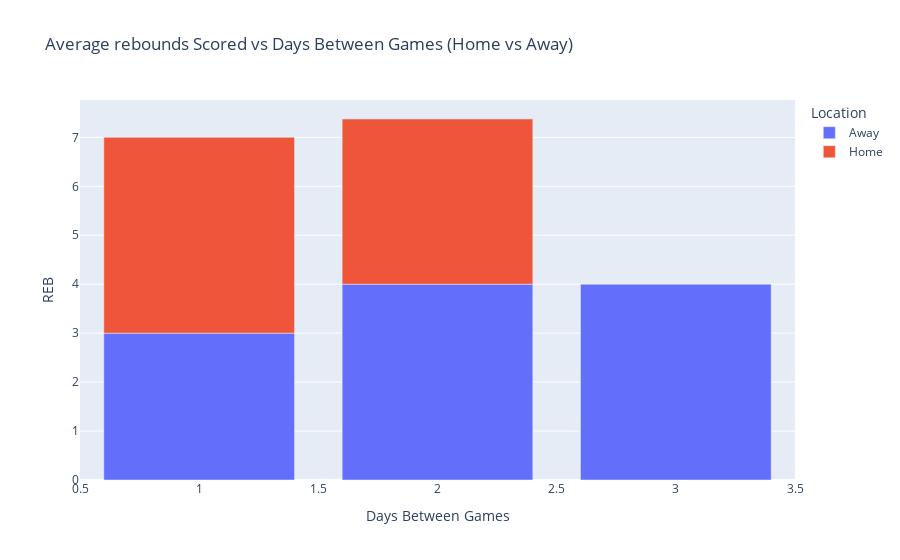

Notebook source saved alongside this figure:
### Code cell
avg_rebounds_per_diff = player_df.groupby(['days_diff','Location'])['REB'].mean().reset_index()

# Create a scatter plot with Plotly
# fig = px.scatter(avg_rebounds_per_diff, x='days_diff', y='PTS', color='Location',
#                  title='Average rebounds Scored vs Days Between Games (Home vs Away)',
#                  labels={'days_diff': 'Days Between Games', 'rebounds_scored': 'Average rebounds Scored'},
#                  symbol='Location',  # Different symbols for Home and Away
#                  trendline='ols'  # Optional: Adds a trendline
# )
fig = px.bar(avg_rebounds_per_diff, x='days_diff', y='REB', color='Location',
                 title='Average rebounds Scored vs Days Between Games (Home vs Away)',
                 labels={'days_diff': 'Days Between Games', 'rebounds_scored': 'Average rebounds Scored'},
)

# Show the plot
fig.show()

### Figure 1 — Plotly figure (JSON) as saved in the notebook; plotly's stock layout.template omitted (floating-point values rounded to 4 significant figures)
{"data": [{"alignmentgroup": "True", "hovertemplate": "Location=Away<br>Days Between Games=%{x}<br>REB=%{y}<extra></extra>", "legendgroup": "Away", "marker": {"color": "#636efa", "pattern": {"shape": ""}}, "name": "Away", "offsetgroup": "Away", "orientation": "v", "showlegend": true, "textposition": "auto", "type": "bar", "x": [1, 2, 3], "xaxis": "x", "y": [3, 4, 4], "yaxis": "y"}, {"alignmentgroup": "True", "hovertemplate": "Location=Home<br>Days Between Games=%{x}<br>REB=%{y}<extra></extra>", "legendgroup": "Home", "marker": {"color": "#EF553B", "pattern": {"shape": ""}}, "name": "Home", "offsetgroup": "Home", "orientation": "v", "showlegend": true, "textposition": "auto", "type": "bar", "x": [1, 2], "xaxis": "x", "y": [4, 3.375], "yaxis": "y"}], "layout": {"barmode": "relative", "legend": {"title": {"text": "Location"}, "tracegroupgap": 0}, "title": {"text": "Average rebounds Scored vs Days Between Games (Home vs Away)"}, "xaxis": {"anchor": "y", "domain": [0, 1], "title": {"text": "Days Between Games"}}, "yaxis": {"anchor": "x", "domain": [0, 1], "title": {"text": "REB"}}}}
